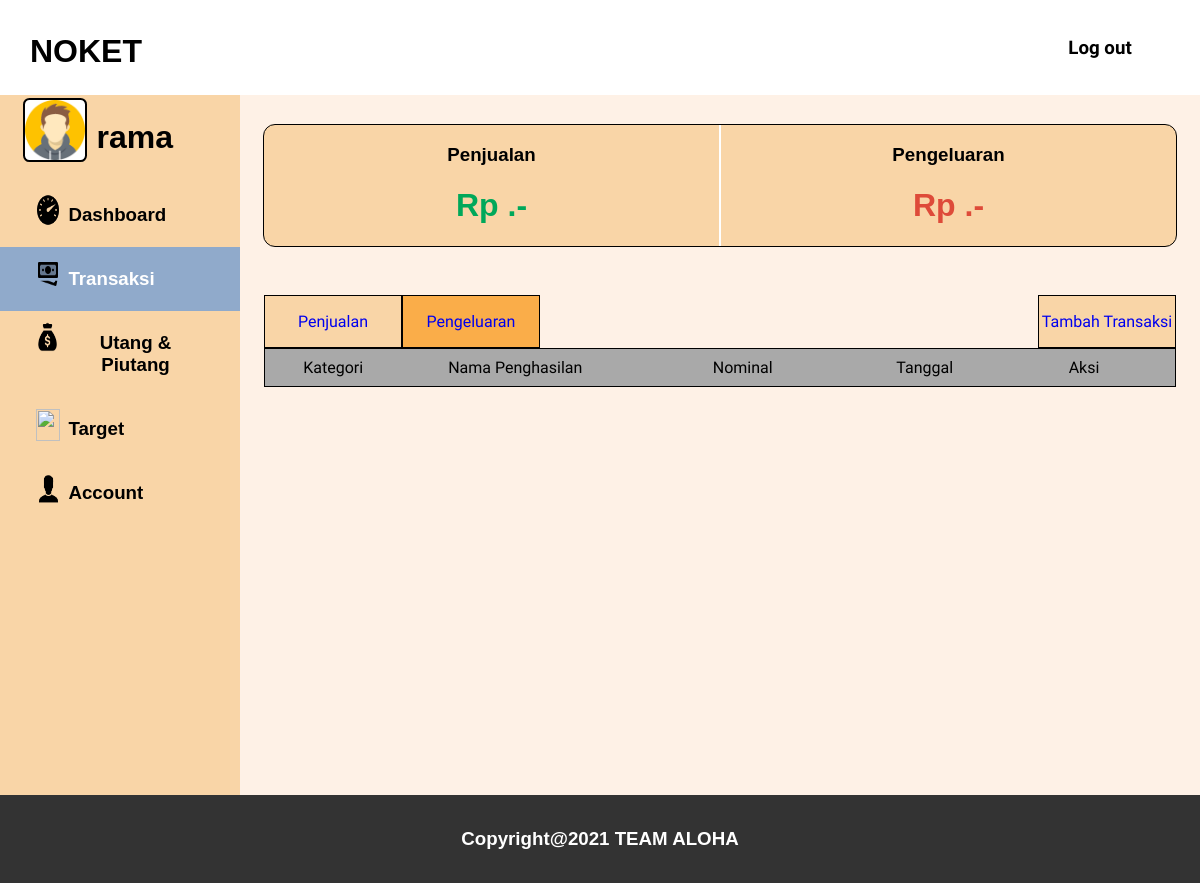
Page /pengeluaran.php (signed in) on the earlier database version.
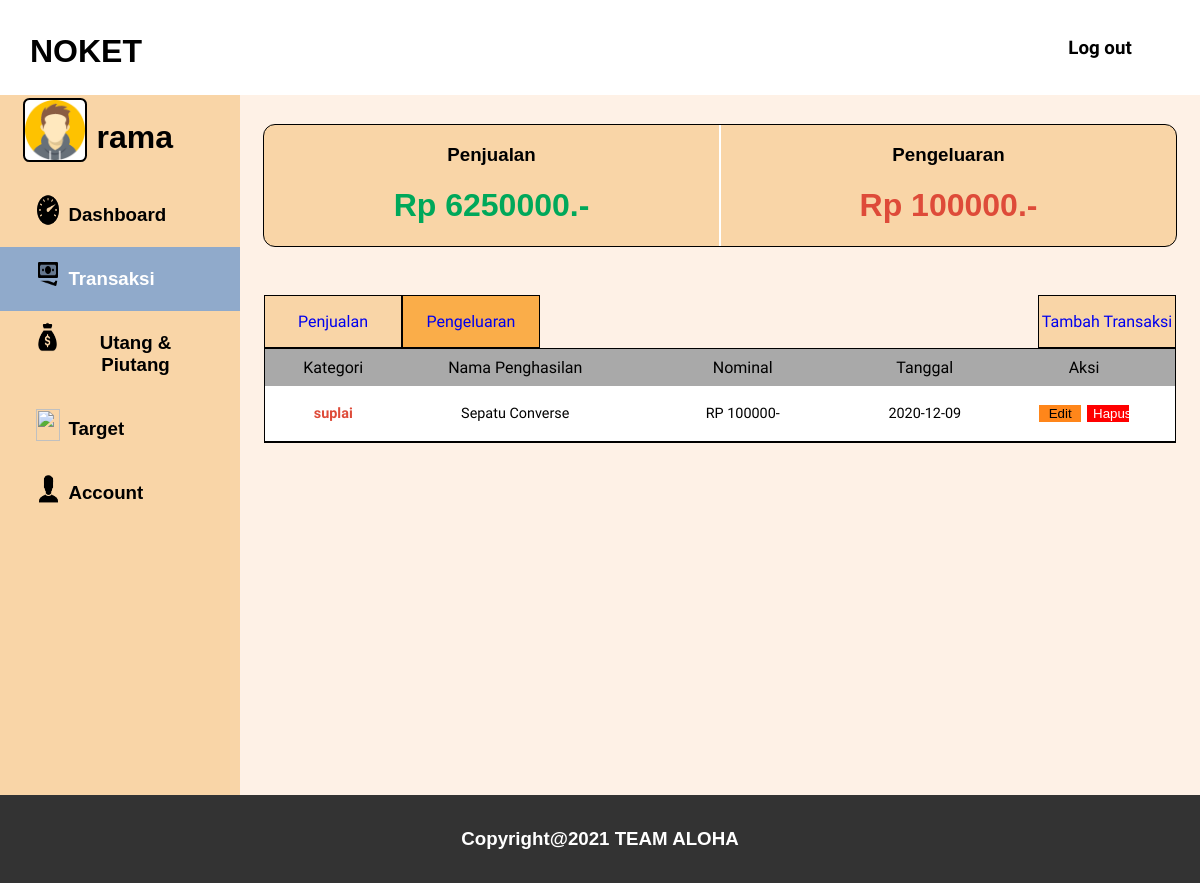
Same page on the later database version.
### tables this page shows
CREATE TABLE `catatankeuangan` (
  `id` int(255) NOT NULL,
  `jumlah` int(255) NOT NULL,
  `tanggal` date NOT NULL,
  `keterangan` varchar(255) NOT NULL,
  `id_pengguna` int(255) NOT NULL,
  `id_subkategori` int(255) NOT NULL
);

CREATE TABLE `subkategori` (
  `id` int(255) NOT NULL,
  `nama` varchar(255) NOT NULL,
  `id_kategori` int(255) NOT NULL
);

### pengeluaran.php (the view, shortened to what the changed rows need)
<?php
    include 'php/koneksi.php';
    $sql = "SELECT * FROM pengguna WHERE username = '$_SESSION[username]'" ;
    $result = mysqli_query($conn, $sql);
    $row = mysqli_fetch_assoc($result);
    $sql2 = "SELECT ck.id AS id, sk.nama, ck.keterangan , ck.jumlah, ck.tanggal FROM catatankeuangan ck INNER JOIN subkategori sk ON ck.id_subkategori = sk.id INNER JOIN kategoricatatan kc ON sk.id_kategori = kc.id WHERE ck.id_pengguna = '$_SESSION[id]' AND sk.id_kategori = 2;" ;
    $result2 = mysqli_query($conn, $sql2);
    $sql3 = "SELECT SUM(ck.jumlah) AS jumlah FROM catatankeuangan ck INNER JOIN subkategori sk ON ck.id_subkategori = sk.id WHERE sk.id_kategori = 1;";
    $result3 = mysqli_query($conn, $sql3);
    $row3 = mysqli_fetch_assoc($result3);
    $sql4 = "SELECT SUM(ck.jumlah) AS jumlah FROM catatankeuangan ck INNER JOIN subkategori sk ON ck.id_subkategori = sk.id WHERE sk.id_kategori = 2;";
    $result4 = mysqli_query($conn, $sql4);
    $row4 = mysqli_fetch_assoc($result4);
?>
<html>
    <head>
        <link rel="stylesheet" href="css/pengeluaran.css">
    </head>
    <body>
    <div id="page">
        <div class = "navbar">
            <div class="navbarLogo">
                <h1>NOKET<h1>
            </div>
        </div>
        <div id="isi-page">
            <div id="sidebar">
                <div class="sidebar-item-profile">
                    <div id="sidebar-image-container">
                        <h1><?php echo $row['username'];?></h1>
                    </div>
                </div>
            </div>
            <div id="content-card">
                <div id="info-header">
                    <div id="info-header-kiri">
                        <div class="info-header-isi">
                            <h1 style="color: 00A85A;">Rp <?php echo $row3['jumlah'] ;?>.-</h1>
                        </div>
                    </div>
                    <div id="info-header-kanan">
                        <div class="info-header-isi">
                            <h1 style="color: DE4B39;">Rp <?php echo $row4['jumlah'] ;?>.-</h1>
                        </div>
                    </div>
                </div>
                <div id="table-wrapper">
                    <div id="table-scroll">
                        <table id="myTable" cellspacing="0">
                            <thead>
                                <tr>
                                    <th style="width: 15%;">
                                        <p>
                                            Kategori
                                        </p>
                                    </th>
                                    <th style="width: 25%;">
                                        <p>
                                            Nama Penghasilan
                                        </p>
                                    </th>
                                    <th style="width: 25%;" onclick="sortTable(0)">
                                        <p>
                                            Nominal
                                        </p>
                                    </th>
                                    <th style="width: 15%;" onclick="sortTable(1)">
                                        <p>
                                            Tanggal
                                        </p>
                                    </th>
                                    <th style="width: 35%;">
                                        <p>
                                            Aksi
                                        </p>
                                    </th>
                                </tr>
                            </thead>
                            <tbody>
                            <?php
                                while($row2 = mysqli_fetch_assoc($result2)) {
                                    echo "<tr>
                                        <td><p id='table-kategori-pengeluaran' style='font-weight:bold;'>".$row2['nama']."</p></td>
                                        <td><p>".$row2['keterangan']."</p></td>
                                        <td><p>RP ".$row2['jumlah']."-</p></td>
                                        <td><p>".$row2['tanggal']."</p></td>
                                        <td><a href='edit-transaksi-pengeluaran.php?id=".$row2['id']."'><button id='tombol-aksi-edit' name='bEdit'>Edit</button></a>
                                        <a href='php/hapus-transaksi.php?id=".$row2['id']."'><button id='tombol-aksi-hapus' name='bHapus'>Hapus</button></td></a>
                                    </tr>";
                                }
                                ?>
                            </tbody>
                        </table>
                    </div>
                </div>
            </div>
        </div>
    </div>
    </body>
</html>

Differences in the rows shown:
added catatankeuangan: id_subkategori.nama "suplai", keterangan "Sepatu Converse", jumlah "100000", tanggal "2020-12-09"
Other differences:
$row3['jumlah']: (not shown) → "6250000"
$row4['jumlah']: (not shown) → "100000"
